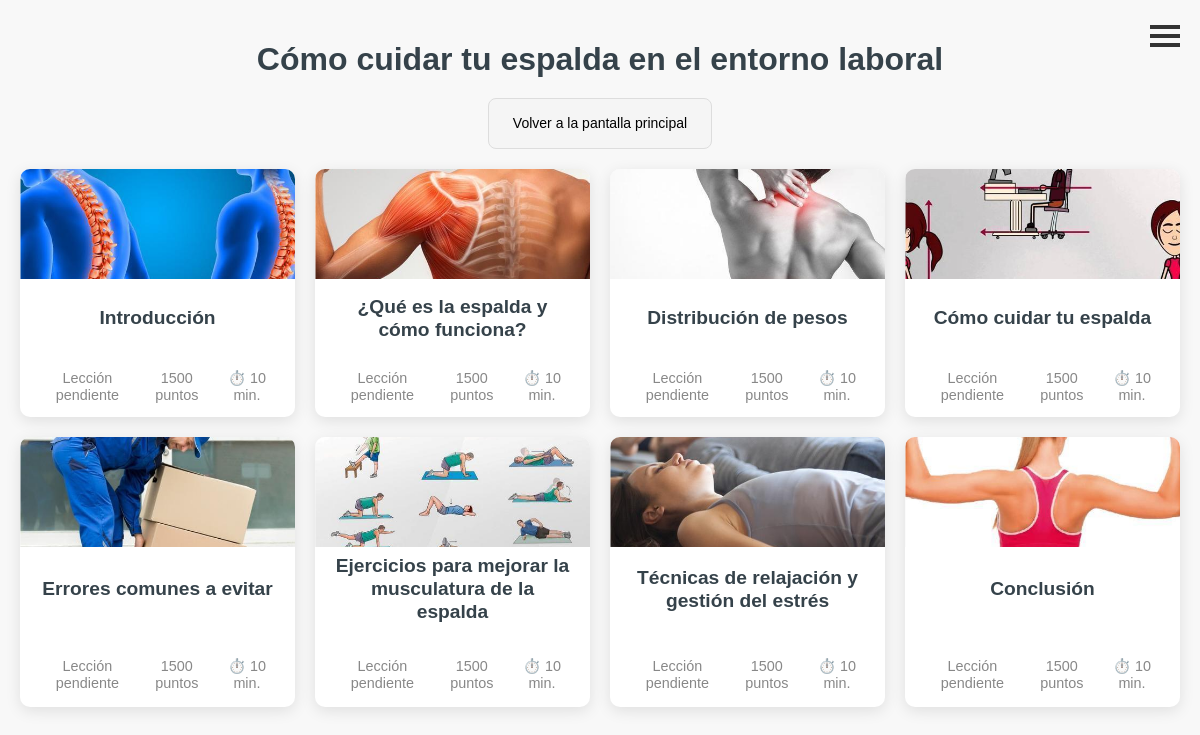
/curso/8/ (signed in), run on the app's committed database.
### cursos/models.py (models this page shows, shortened)
class Curso(models.Model):
    titulo = models.CharField(max_length=100)
    explicacion = models.CharField(max_length=400)
    miniexplicacion = models.TextField()
    duracion = models.PositiveIntegerField()  # Duración en minutos
    fecha_creacion = models.DateField(default=timezone.now)
    puntos = models.SmallIntegerField()
    miniatura = models.ImageField(upload_to='images/miniaturas/')

class Leccion(models.Model):
    titulo = models.CharField(max_length=100)
    explicacion = models.CharField(max_length=400)
    autor = models.ForeignKey('Autor', on_delete=models.CASCADE)
    fecha_creacion = models.DateField(default=timezone.now)
    contenido = models.TextField()
    puntos = models.SmallIntegerField()
    curso = models.ForeignKey('Curso', on_delete=models.CASCADE)
    miniatura = models.ImageField(upload_to='images/miniaturas/')

### cursos/views.py (the view)
def detalle_curso(request, pk):
    curso = get_object_or_404(Curso, pk=pk)
    lecciones = Leccion.objects.filter(curso_id=pk)
    lecciones_completadas = {}
    for leccion in lecciones:
        leccion_completada = UsuarioLeccion.objects.filter(usuario=request.user, leccion=leccion, completada=True).exists()
        lecciones_completadas[leccion.id] = leccion_completada
    return render(request, 'cursos/detalle_curso.html', {'curso': curso, 'lecciones':lecciones, 'lecciones_completadas': lecciones_completadas})

### cursos/templatetags/custom_filters.py (called while the page is built)
@register.filter
def get_item(dictionary, key):
    return dictionary.get(key)

### cursos/templates/cursos/detalle_curso.html (shortened to what this page needs)
{% extends 'cursos/base.html' %}
{% load custom_filters %}
{% load static %}
{% block content %}
<section class="course-categories">
    <h2>{{ curso.titulo }}</h2>
    <div class="back-to-menu">
        <a href="/">Volver a la pantalla principal</a>
      </div>
    <div class="categories-grid">
      {% for leccion in lecciones %}
      <div class="category-item">
        <div class="category-image">
            <img src="{{ leccion.miniatura.url }}" alt="imagen" />
        </div>
        <div class="category-content">
            <h3><a href="{% url 'detalle_leccion' pk=leccion.pk %}" title='{{leccion.titulo}}'>{{leccion.titulo}}</a></h3>
            <div class="category-meta">
                <span>
                {% if lecciones_completadas|default_if_none:""|get_item:leccion.id %}
                    <div class="lesson-subtext">Leccion completada</div>
                {% else %}
                    <div class="lesson-subtext">Lección pendiente</div>
                {% endif %}
                </span>
                <span>1500 puntos</span>
                <span>⏱️ 10 min.</span>
            </div>
        </div>
    </div>
    {% endfor %}
            </div>
        </section>
{% endblock %}

### cursos/static/css/curso.css (style rules this page uses)
body, h1, h2, p, ul { margin: 0; padding: 0; list-style: none; }
body { font-family: Arial, sans-serif; line-height: 1.2; background-color: #f4f4f4; color: #333; }
.course-categories { padding: 40px 20px; background-color: #f8f8f8; text-align: center; }
.course-categories h2 { margin-bottom: 20px; font-size: 2rem; color: #35424a; }
.categories-grid { display: grid; gap: 20px; grid-template-columns: repeat(auto-fit, minmax(250px, 1fr)); margin-top: 5px; }
.category-item { background-color: #fff; border-radius: 10px; box-shadow: 0px 4px 15px rgba(0, 0, 0, 0.1); overflow: hidden; transition: transform 0.3s ease, box-shadow 0.3s ease; display: flex; flex-direction: column; justify-content: space-between; }
.category-item a { color: #35424a; text-decoration: none; font-weight: bold; border-bottom: 2px solid transparent; transition: color 0.3s ease, border-bottom-color 0.3s ease; }
.category-content { padding: 20px; display: flex; flex-direction: column; height: 100%; }
.category-content h3 { font-size: clamp(1.2rem, 1.3vw, 1.2rem); color: #35424a; margin-bottom: 10px; margin-top: 5px; flex: 0 1 30%; display: flex; align-items: center; justify-content: center; text-align: center; max-height: 30%; }
.category-meta { display: flex; gap: 10px; font-size: 0.9rem; color: #888; flex: 0 1 20%; align-items: center; justify-content: center; text-align: center; margin-top: auto; max-height: 20%; }
.category-meta span { display: flex; align-items: center; gap: 5px; }
.category-image { width: 100%; padding-top: 40%; position: relative; overflow: hidden; background-color: #f8f8f8; }
.category-image img { position: absolute; top: 50%; left: 50%; width: 100%; height: 100%; object-fit: cover; transform: translate(-50%, -50%); }
.back-to-menu { display: block; margin-bottom: 20px; padding: 8px 12px; text-align: center; background-color: #f5f5f5; color: #333; font-size: 14px; font-weight: normal; text-decoration: none; border-radius: 8px; border: 1px solid #ddd; transition: background-color 0.3s ease, color 0.3s ease; cursor: pointer; width: fit-content; margin-left: auto; margin-right: auto; }
.back-to-menu a { display: block; padding: inherit; color: inherit; text-decoration: none; }
.back-to-menu a { text-decoration: none; color: #000; }

### data on the page
Curso: titulo "Cómo cuidar tu espalda en el entorno laboral"
Leccion: miniatura (picture), titulo "Introducción", shows "Lección pendiente"
Leccion: miniatura (picture), titulo "¿Qué es la espalda y cómo funciona?", shows "Lección pendiente"
Leccion: miniatura (placeholder picture), titulo "Distribución de pesos", shows "Lección pendiente"
Leccion: miniatura (placeholder picture), titulo "Cómo cuidar tu espalda", shows "Lección pendiente"
Leccion: miniatura (picture), titulo "Errores comunes a evitar", shows "Lección pendiente"
Leccion: miniatura (picture), titulo "Ejercicios para mejorar la musculatura de la espalda", shows "Lección pendiente"
Leccion: miniatura (picture), titulo "Técnicas de relajación y gestión del estrés", shows "Lección pendiente"
Leccion: miniatura (picture), titulo "Conclusión", shows "Lección pendiente"
